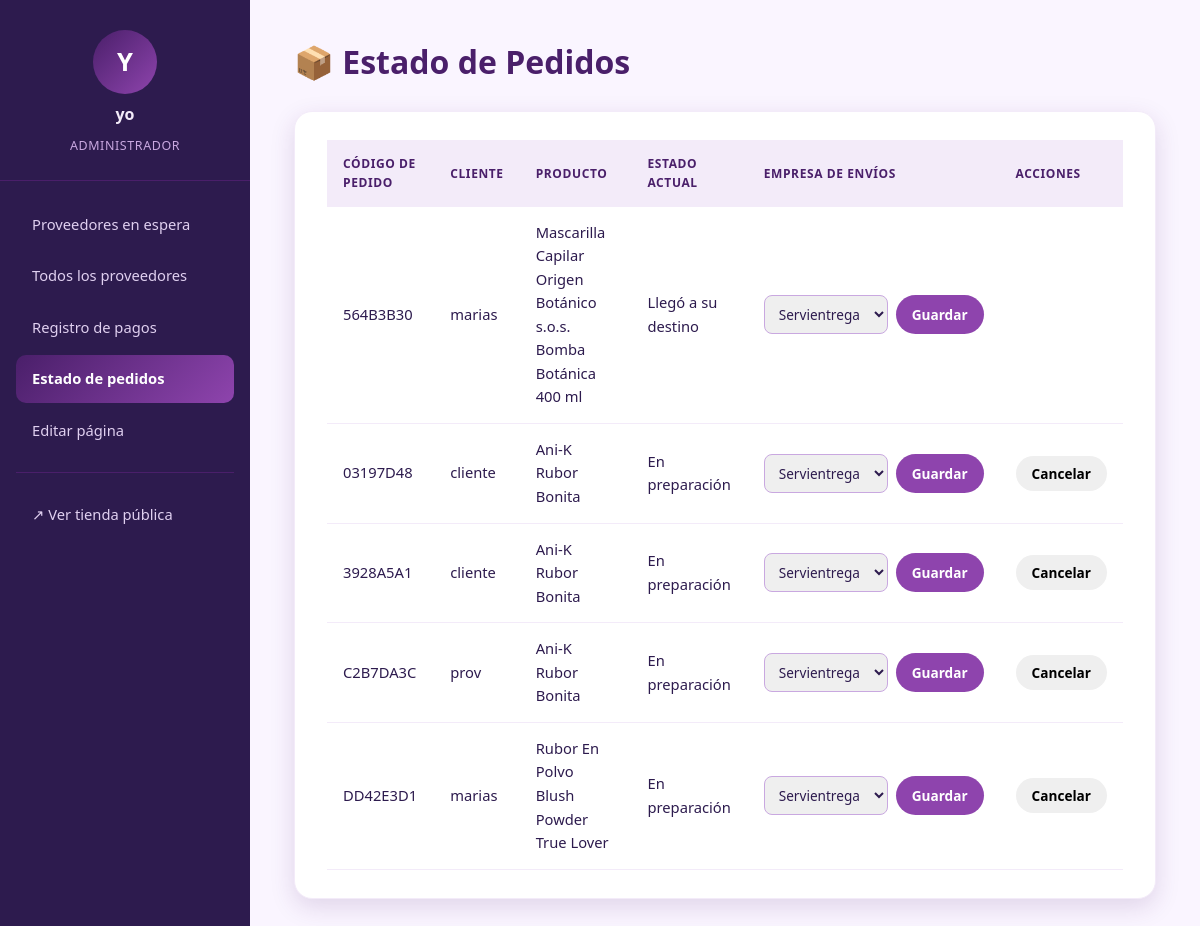
/adm/pedidos/ (signed in), run on the app's committed database.
### rastreo/models.py (models this page shows, shortened)
class Envio(models.Model):
    ESTADOS = [
        ('preparando', 'En preparación'),
        ('listo', 'Listo'),
        ('en_camino', 'En viaje'),
        ('entregado', 'Llegó a su destino'),
        ('cancelado', 'Cancelado'),
    ]
    METODOS_PAGO = [
        ('nequi', 'Nequi'),
        ('tarjeta', 'Tarjeta (Visa/Mastercard)'),
        ('pse', 'PSE'),
        ('mercadopago', 'Mercado Pago'),
        ('contraentrega', 'Pago contraentrega'),
    ]
    TIEMPO_LISTO = timedelta(hours=2)
    TIEMPO_EN_CAMINO = timedelta(days=1)
    TIEMPO_ENTREGADO = timedelta(days=3)
    ORDEN_ESTADOS = ['preparando', 'listo', 'en_camino', 'entregado']
    cliente = models.ForeignKey(settings.AUTH_USER_MODEL, on_delete=models.CASCADE, related_name='envios')
    producto = models.ForeignKey(Producto, on_delete=models.CASCADE)
    empresa_envio = models.ForeignKey(
        EmpresaEnvio,
        on_delete=models.SET_NULL,
        null=True,
        blank=True,
        related_name='envios'
    )
    fecha_asignacion_empresa = models.DateTimeField(null=True, blank=True)
    fecha_creacion = models.DateTimeField(auto_now_add=True)
    estado_actual = models.CharField(max_length=20, choices=ESTADOS, default='preparando')
    numero_guia = models.CharField(max_length=20, unique=True)
    cantidad = models.PositiveIntegerField(default=1)
    precio_unitario = models.DecimalField(max_digits=10, decimal_places=2, default=0)
    nombre_destinatario = models.CharField(max_length=150, blank=True)
    telefono = models.CharField(max_length=20, blank=True)
    correo = models.EmailField(blank=True)
    direccion = models.CharField(max_length=255, blank=True)
    departamento = models.CharField(max_length=100, blank=True)
    ciudad = models.CharField(max_length=100, blank=True)
    metodo_pago = models.CharField(max_length=20, choices=METODOS_PAGO, blank=True)
    def actualizar_estado_automatico(self):
        if not self.empresa_envio or not self.fecha_asignacion_empresa:
            return
        if self.estado_actual in ('entregado', 'cancelado'):
            return
        transcurrido = timezone.now() - self.fecha_asignacion_empresa
        if transcurrido >= self.TIEMPO_ENTREGADO:
            estado_esperado = 'entregado'
        elif transcurrido >= self.TIEMPO_EN_CAMINO:
            estado_esperado = 'en_camino'
        elif transcurrido >= self.TIEMPO_LISTO:
            estado_esperado = 'listo'
        else:
            estado_esperado = self.estado_actual

class EmpresaEnvio(models.Model):
    nombre_empresa = models.CharField(max_length=150)
    contacto = models.CharField(max_length=100, blank=True)
    correo = models.EmailField(blank=True)
    class Meta:
        verbose_name = "Empresa de Envíos"
        verbose_name_plural = "Empresas de Envíos"

### inventario/models.py (models this page shows, shortened)
class Producto(models.Model):
    proveedor = models.ForeignKey(User, on_delete=models.CASCADE, related_name='productos')
    categoria = models.ForeignKey(Categoria, on_delete=models.SET_NULL, null=True, related_name='articulos')
    nombre = models.CharField(max_length=150)
    marca = models.CharField(max_length=100, blank=True, null=True)
    descripcion = models.TextField()
    precio = models.DecimalField(
        max_digits=10,
        decimal_places=2,
        validators=[MinValueValidator(Decimal("0.00"))],
    )
    cantidad_disponible = models.PositiveIntegerField(default=0)
    imagen = models.ImageField(upload_to='productos/', blank=True, null=True)
    esta_activo = models.BooleanField(default=True, help_text="Permite pausar la venta del producto sin eliminarlo")
    fecha_creacion = models.DateTimeField(auto_now_add=True)
    ultima_actualizacion = models.DateTimeField(auto_now=True)
    HORAS_LIMITE_NUEVO = 5

### administracion/views.py (the view)
# urls.py: path('pedidos/', views.pedidos, name='pedidos'),
@admin_required
def pedidos(request):
    Envio = apps.get_model('rastreo', 'Envio')
    EmpresaEnvio = apps.get_model('rastreo', 'EmpresaEnvio')
    pedidos_lista = (
        Envio.objects
        .select_related('cliente', 'producto', 'empresa_envio')
        .order_by('-fecha_creacion')
    )
    for envio in pedidos_lista:
        envio.actualizar_estado_automatico()
    return render(request, 'administracion/pedidos.html', {
        'pedidos': pedidos_lista,
        'estados': Envio.ESTADOS,
        'empresas_envio': EmpresaEnvio.objects.all(),
        'active': 'pedidos',
    })

### administracion/templates/administracion/pedidos.html (shortened to what this page needs)
{% extends 'administracion/base_admin.html' %}
{% block contenido %}
    <h1>📦 Estado de Pedidos</h1>
    <section class="admin-card">
        {% if pedidos %}
            <table class="admin-table">
                <thead>
                    <tr>
                        <th>Código de pedido</th>
                        <th>Cliente</th>
                        <th>Producto</th>
                        <th>Estado actual</th>
                        <th>Empresa de envíos</th>
                        <th>Acciones</th>
                    </tr>
                </thead>
                <tbody>
                {% for envio in pedidos %}
                    <tr>
                        <td>{{ envio.numero_guia }}</td>
                        <td>{{ envio.cliente.username }}</td>
                        <td>{{ envio.producto.nombre }}</td>
                        <td>{{ envio.get_estado_actual_display }}</td>
                        <td>
                            {% if envio.estado_actual == 'cancelado' %}
                                <span style="opacity:0.6;">—</span>
                            {% else %}
                                <form method="post" action="{% url 'administracion:asignar_empresa_pedido' envio_id=envio.id %}" style="display:flex; gap:8px;">
                                    <select name="empresa_envio" class="select-estado">
                                        {% for empresa in empresas_envio %}
                                            <option value="{{ empresa.id }}" {% if envio.empresa_envio_id == empresa.id %}selected{% endif %}>{{ empresa.nombre_empresa }}</option>
                                        {% endfor %}
                                    </select>
                                    <button type="submit" class="btn btn-approve">Guardar</button>
                                </form>
                            {% endif %}
                        </td>
                        <td>
                            {% if envio.estado_actual != 'cancelado' and envio.estado_actual != 'entregado' %}
                                <form method="post" action="{% url 'administracion:cancelar_pedido' envio_id=envio.id %}" onsubmit="return confirm('¿Seguro que quieres cancelar este pedido?');">
                                    <button type="submit" class="btn btn-danger">Cancelar</button>
                                </form>
                            {% endif %}
                        </td>
                    </tr>
                {% endfor %}
                </tbody>
            </table>
        {% else %}
            <p>Todavía no hay pedidos registrados.</p>
        {% endif %}
    </section>
{% endblock %}

### administracion/templates/administracion/base_admin.html (shortened to what this page needs)
{% load static %}
<!DOCTYPE html>
<html lang="es">
<head>
    <link rel="stylesheet" href="{% static 'dash.css' %}">
    <link rel="stylesheet" href="{% static 'base.css' %}">
</head>
<body>
<div class="admin-layout">
    <aside class="admin-sidebar">
        <div class="admin-profile">
            <div class="avatar-circle">{{ request.user.username|first|upper }}</div>
            <p class="admin-name">{{ request.user.username }}</p>
            <p class="admin-role">Administrador</p>
        </div>
        <nav class="admin-nav">
            <a href="{% url 'administracion:dashboard' %}" class="{% if active == 'proveedores' %}active{% endif %}">Proveedores en espera</a>
            <a href="{% url 'administracion:lista_proveedores' %}" class="{% if active == 'lista_proveedores' %}active{% endif %}">Todos los proveedores</a>
            <a href="{% url 'administracion:pagos' %}" class="{% if active == 'pagos' %}active{% endif %}">Registro de pagos</a>
            <a href="{% url 'administracion:pedidos' %}" class="{% if active == 'pedidos' %}active{% endif %}">Estado de pedidos</a>
            <a href="{% url 'administracion:gestion_diseno' %}" class="{% if active == 'diseno' %}active{% endif %}">Editar página</a>
            <hr>
            <a href="{% url 'usuarios:tienda_home' %}" target="_blank" rel="noopener">↗ Ver tienda pública</a>
        </nav>
    </aside>
    <main class="admin-main">
        {% block contenido %}{% endblock %}
    </main>
</div>
</body>
</html>

### administracion/static/dash.css (style rules this page uses)
:root { --purple-900: #2d1b4e; --purple-800: #4a1f6a; --purple-700: #6c3b8c; --purple-600: #8e44ad; --purple-500: #9b59b6; --purple-400: #b38cd9; --purple-300: #c9a8e0; --purple-200: #e0d0f0; --purple-100: #f3ebf9; --purple-50: #faf5ff; --gradient-hero: linear-gradient(135deg, #4a1f6a, #8e44ad); --shadow: 0 8px 24px rgba(75, 30, 110, 0.15); --radius: 18px; --success: #27ae60; --success-hover: #219150; --font-family: system-ui, -apple-system, BlinkMacSystemFont, 'Segoe UI', Roboto, Oxygen, Ubuntu, Cantarell, sans-serif; }
*, *::before, *::after { box-sizing: border-box; margin: 0; padding: 0; }
body { font-family: var(--font-family); background-color: var(--purple-50); color: var(--purple-900); line-height: 1.6; min-height: 100vh; }
.admin-card { background: white; border-radius: var(--radius); padding: 2rem; box-shadow: var(--shadow); border: 1px solid var(--purple-100); margin-bottom: 2rem; }
.btn { display: inline-flex; align-items: center; text-decoration: none; font-weight: 600; font-size: 0.9rem; padding: 0.6rem 1.2rem; border-radius: calc(var(--radius) - 8px); transition: all 0.2s ease; cursor: pointer; }
.btn-approve { background-color: var(--success); color: white; margin-left: 0; }

### administracion/static/base.css (style rules this page uses)
:root { --purple-900: #2d1b4e; --purple-800: #4a1f6a; --purple-700: #6c3b8c; --purple-600: #8e44ad; --purple-500: #9b59b6; --purple-400: #b38cd9; --purple-300: #c9a8e0; --purple-200: #e0d0f0; --purple-100: #f3ebf9; --purple-50: #faf5ff; --gradient-hero: linear-gradient(135deg, #4a1f6a, #8e44ad); --shadow: 0 8px 24px rgba(75, 30, 110, 0.15); --radius: 18px; }
* { box-sizing: border-box; margin: 0; padding: 0; font-family: 'Segoe UI', Tahoma, Geneva, Verdana, sans-serif; }
body { background: var(--purple-50); color: var(--purple-900); min-height: 100vh; }
.admin-layout { display: flex; min-height: 100vh; }
.admin-sidebar { width: 250px; flex-shrink: 0; background: var(--purple-900); color: var(--purple-100); display: flex; flex-direction: column; padding: 30px 0; }
.admin-profile { display: flex; flex-direction: column; align-items: center; gap: 8px; padding-bottom: 24px; margin-bottom: 20px; border-bottom: 1px solid var(--purple-800); }
.avatar-circle { width: 64px; height: 64px; border-radius: 50%; background: var(--gradient-hero); display: flex; align-items: center; justify-content: center; font-size: 1.6rem; font-weight: 700; color: white; }
.admin-name { font-weight: 700; font-size: 1rem; }
.admin-role { font-size: 0.78rem; color: var(--purple-300); text-transform: uppercase; letter-spacing: 0.6px; }
.admin-nav { display: flex; flex-direction: column; gap: 4px; padding: 0 16px; }
.admin-nav a { display: flex; align-items: center; gap: 10px; padding: 12px 16px; border-radius: 10px; color: var(--purple-200); text-decoration: none; font-size: 0.92rem; font-weight: 500; transition: background 0.2s ease, color 0.2s ease; }
.admin-nav a.active { background: var(--gradient-hero); color: white; font-weight: 700; }
.admin-nav hr { border: none; border-top: 1px solid var(--purple-800); margin: 14px 0; }
.admin-main { flex: 1; padding: 36px 44px; }
.admin-main h1 { color: var(--purple-800); margin-bottom: 24px; }
.admin-card { background: white; border-radius: var(--radius); box-shadow: var(--shadow); padding: 28px 32px; }
table.admin-table { width: 100%; border-collapse: collapse; text-align: left; }
table.admin-table th { background: var(--purple-100); color: var(--purple-800); padding: 14px 16px; font-size: 12px; text-transform: uppercase; letter-spacing: 0.6px; }
table.admin-table td { padding: 14px 16px; border-bottom: 1px solid var(--purple-100); font-size: 0.92rem; }
.btn { display: inline-block; padding: 8px 16px; border-radius: 20px; font-weight: 600; font-size: 0.85rem; text-decoration: none; cursor: pointer; border: none; }
.btn-approve { background: var(--purple-600); color: white; }
select.select-estado { padding: 8px 10px; border-radius: 8px; border: 1.5px solid var(--purple-300); font-size: 0.85rem; color: var(--purple-900); }

### data on the page
Envio: numero_guia "564B3B30", cliente.username "marias", producto.nombre "Mascarilla Capilar Origen Botánico s.o.s. Bomba Botánica 400 ml", estado_actual "Llegó a su destino", empresa_envio "Servientrega"
Envio: numero_guia "03197D48", cliente.username "cliente", producto.nombre "Ani-K Rubor Bonita", estado_actual "En preparación", empresa_envio "Servientrega", shows "Cancelar"
Envio: numero_guia "3928A5A1", cliente.username "cliente", producto.nombre "Ani-K Rubor Bonita", estado_actual "En preparación", empresa_envio "Servientrega", shows "Cancelar"
Envio: numero_guia "C2B7DA3C", cliente.username "prov", producto.nombre "Ani-K Rubor Bonita", estado_actual "En preparación", empresa_envio "Servientrega", shows "Cancelar"
Envio: numero_guia "DD42E3D1", cliente.username "marias", producto.nombre "Rubor En Polvo Blush Powder True Lover", estado_actual "En preparación", empresa_envio "Servientrega", shows "Cancelar"

### other printed values
{{ request.user.username|first|upper }} "Y"
{{ request.user.username }} "yo"
